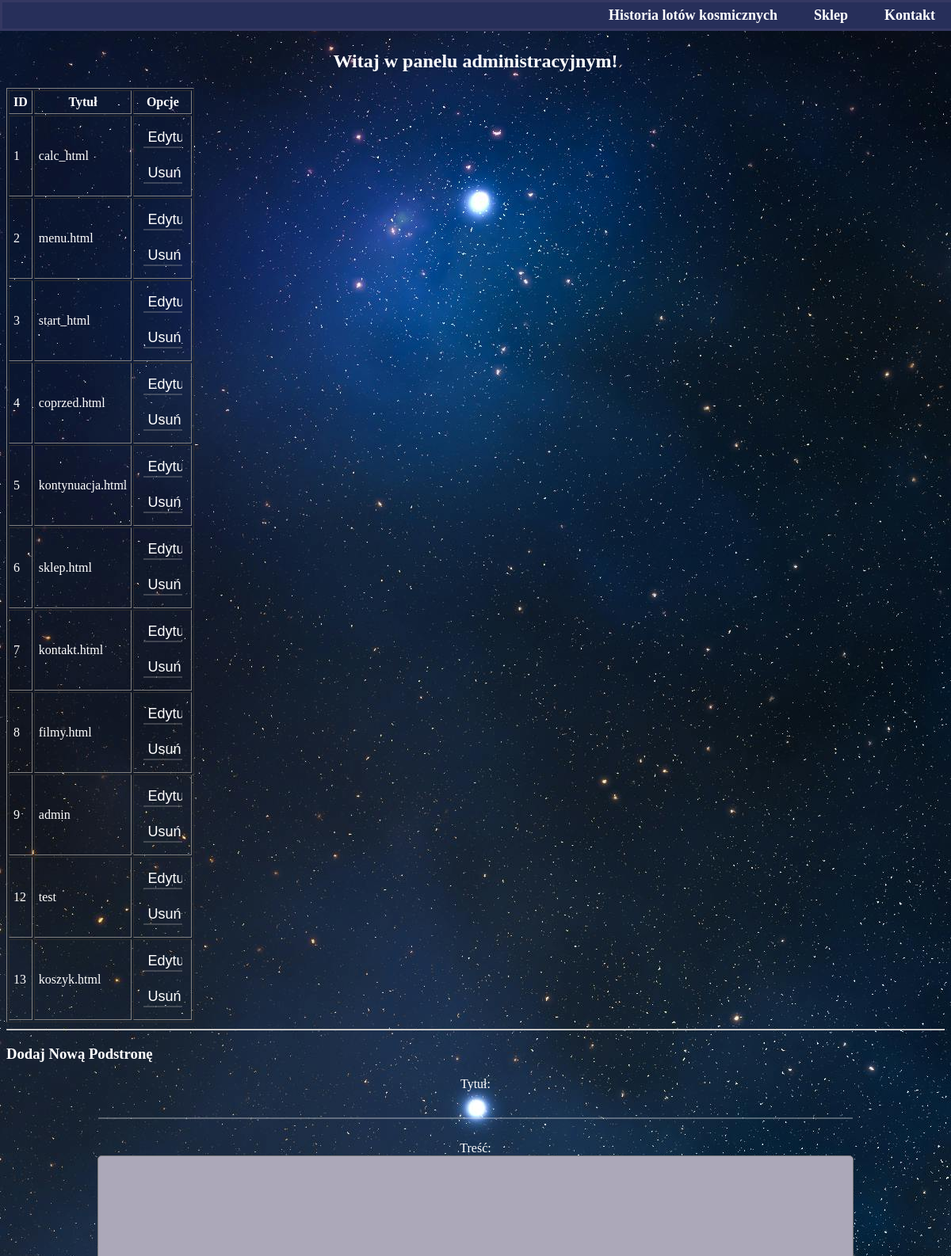
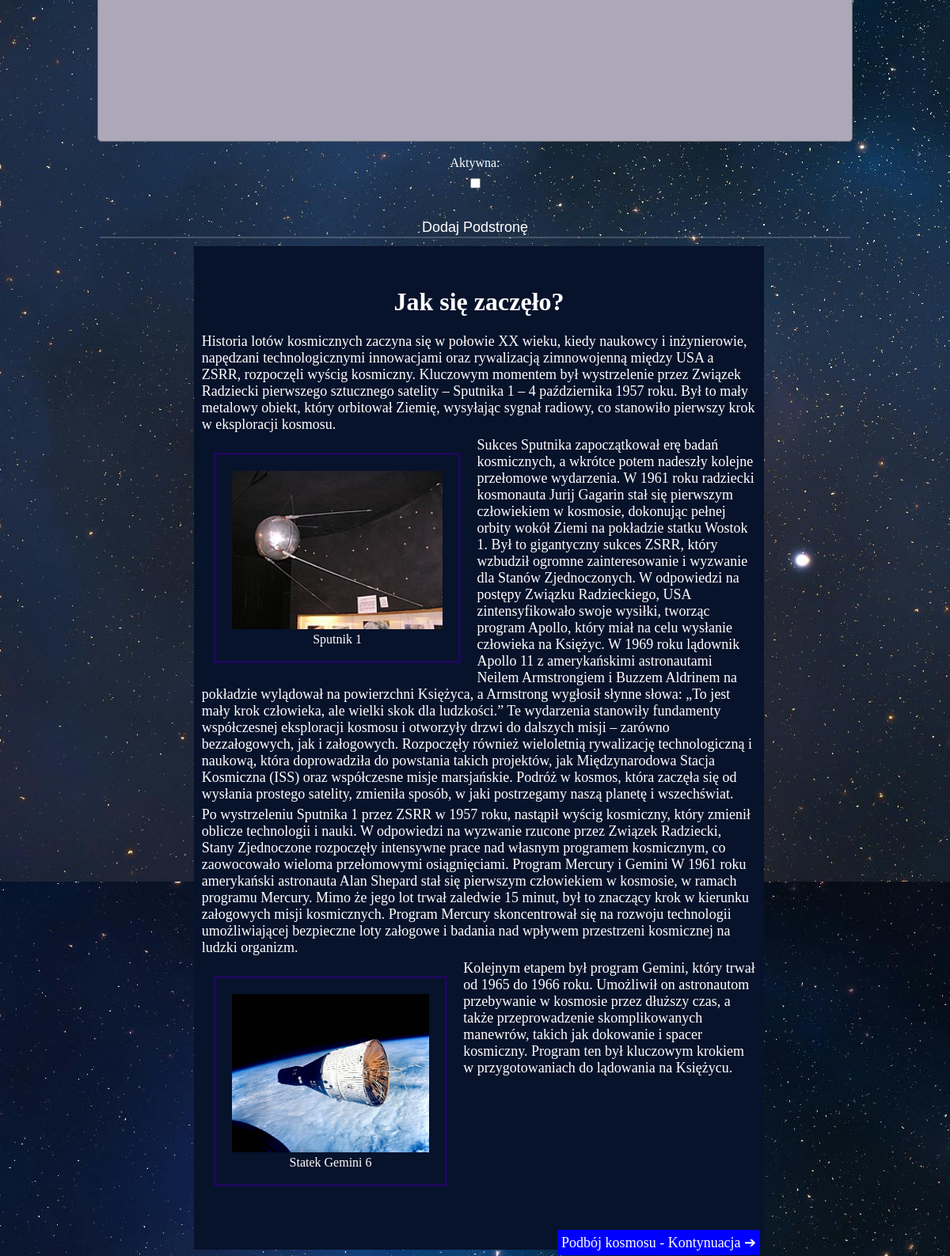
Page /Lab_rozw/htdocs/v1.6/index.php?idp=start (signed in) on the committed database (2 pictures, top to bottom).
### tables this page shows
CREATE TABLE `page_list` (
  `id` int(255) NOT NULL,
  `page_title` varchar(255) NOT NULL,
  `page_content` text NOT NULL,
  `status` int(255) NOT NULL DEFAULT 1
);

### Lab_rozw/htdocs/v1.6/showpage.php (called while the page is built, shortened)
<?php
function PokazPodstrone($id)
{
    global $link;
    $id_clear = (int)$id;
    $query = "SELECT * FROM page_list WHERE id='$id_clear' LIMIT 1";
    $result = mysqli_query($link, $query);
    if ($result) {
        $row = mysqli_fetch_array($result);
        if (empty($row['id'])) {
            echo "nie znaleziono";
        } else {
            return $row['page_content'];
        }
    } else {
       echo "blad".mysqli_error($link);
    }
}
?>

### Lab_rozw/htdocs/v1.6/admin/admin.php (the view, shortened to what this page needs)
<?php
require("cfg.php");
function ListaPodstron() {
    global $link;
    $query = "SELECT id, page_title FROM page_list";
    $result = mysqli_query($link, $query);
    if ($result) {
        echo '<table border="1" cellpadding="5">';
        echo '<tr><th>ID</th><th>Tytuł</th><th>Opcje</th></tr>';
        while ($row = mysqli_fetch_assoc($result)) {
            echo '<tr>';
            echo '<td>' . $row['id'] . '</td>';
            echo '<td>' . $row['page_title'] . '</td>';
            echo '<td>
                    <form method="post" action="">
                        <input type="hidden" name="action" value="edit">
                        <input type="hidden" name="id" value="' . $row['id'] . '">
                        <input type="submit" value="Edytuj" />
                    </form>
                    <form method="post" action="">
                        <input type="hidden" name="action" value="delete">
                        <input type="hidden" name="id" value="' . $row['id'] . '">
                        <input type="submit" value="Usuń" onclick="return confirm(\'Czy na pewno chcesz usunąć tę podstronę?\')" />
                    </form>
                  </td>';
            echo '</tr>';
        }
        echo '</table>';
        echo '<hr>';
    } else {
        echo 'Wystąpił błąd podczas pobierania danych z bazy.';
    }
}
echo '<br><br><h2>Witaj w panelu administracyjnym!</h2>';
ListaPodstron();
function DodajNowaPodstrone() {
    echo '<h3>Dodaj Nową Podstronę</h3>';
    echo '<form method="post" action="">
            Tytuł: <input type="text" name="page_title" value="" required /><br>
            Treść: <textarea name="content" required></textarea><br>
            Aktywna: <input type="checkbox" name="active"><br>
            <input type="hidden" name="action" value="add" />
            <input type="submit" value="Dodaj Podstronę" />
          </form>';
}
DodajNowaPodstrone()
?>

### Lab_rozw/htdocs/v1.6/index.php (shortened to what this page needs)
<!DOCTYPE html>
<html lang="pl">
<head>
    <link rel="stylesheet" href="css/menu.css">
    <link rel="stylesheet" href="css/glowna_styl.css">
    <link rel="stylesheet" href="css/styl.css">
    <link rel="stylesheet" href="css/form.css">
    <link rel="stylesheet" href="css/sklep.css">
</head>
<body onload="gettheDate()">
<?php
require('showpage.php');
require('admin/admin.php');
if (!isset($_GET['idp']) || $_GET['idp'] == '') {
    $strona = PokazPodstrone(9);
}elseif($_GET['idp'] == 'calc'){
    $strona = PokazPodstrone(1);
}elseif($_GET['idp'] == 'start'){
    $strona = PokazPodstrone(3);
}elseif($_GET['idp'] == 'coprzed'){
    $strona = PokazPodstrone(4);
}elseif($_GET['idp'] == 'kontynuacja'){
    $strona = PokazPodstrone(5);
}elseif($_GET['idp']== 'sklep'){
    $strona = PokazPodstrone(6);
}elseif($_GET['idp'] == 'kontakt'){
    $strona = PokazPodstrone(7);
}elseif($_GET['idp'] == 'filmy'){
    $strona = PokazPodstrone(8);
}
$menu = PokazPodstrone(2);
echo $menu;
echo $strona;
?>
</body>
</html>

### Lab_rozw/htdocs/v1.6/css/menu.css (style rules this page uses)
a { font-size: large; color: white; text-decoration: none; }
.menu { width: 100%; position: fixed; top: 0; left: 0; background-color:rgb(39, 47, 90); display: flex; flex-direction: row; justify-content: flex-end; align-items: center; border: solid; border-color: rgba(114, 100, 136, 0.185); }
.menu a { font-weight: 600; margin: 3px; padding: 3px; padding-inline: 20px; }
.dropdown { position: relative; }

### Lab_rozw/htdocs/v1.6/css/styl.css (style rules this page uses)
body { font-family: 'Century Gothic'; background-image: url('../img/tlo.jpg'); color: white; }
h1, h2 { text-align: center; width: 100%; }
.main { background-color: rgb(7, 18, 43); padding: 5px; padding-top: 30px; width: 60%; display: flex; margin-inline: 20%; min-width: 60%; }
.text-box { margin-inline: 0; float: left; width: 100%; }
img { width: 100%; height: 100%; }
figure { height: 200px; width: auto; float: left; border: solid; border-color: rgb(29, 8, 88); padding: 20px; margin: 20px; padding-bottom: 40px; transition: .5s; }
figure figcaption { text-align: center; }
p { margin: 5px; font-size: large; }
.forward { background-color: rgb(7, 18, 43); padding: 5px; padding-top: 30px; width: 60%; display: flex; margin-inline: 20%; height: 20px; justify-content: flex-end; }
.forward a { color: rgb(255, 255, 255); display: block; background-color: blue; padding-left: 10px; text-align: right; padding-bottom: 6px; position: absolute; transition: .5s; padding: 5px; }

### Lab_rozw/htdocs/v1.6/css/form.css (style rules this page uses)
form { display: flex; flex-direction: column; align-items: center; width: 100%; }
form input { text-align: center; width: 80%; background-color: rgba(10, 10, 97, 0); color: white; font-size: large; margin-block: 10px; border-color: rgba(255, 255, 255, 0.301); border-top: 0; border-left: 0; border-right: 0; }
form textarea { border-radius: 5px; width: 80%; resize: none; height: 300px; background-color: rgb(172, 168, 185); }

### rows in the picture
page_list: id "1", page_title "calc_html"
page_list: id "2", page_title "menu.html", page_content "Historia lotów kosmicznych Sklep Kontakt"
page_list: id "3", page_title "start_html", page_content "Jak się zaczęło? Historia lotów kosmicznych zaczyna się w połowie XX wieku, kiedy naukowcy i inżynierowie, napędzani technologicznymi innowacjami oraz rywalizacją zimnowojenną między USA a ZSRR, rozpoczęli wyścig kosmiczny. Kluczowym momentem był wystrzelenie przez Związek Radziecki pierwszego sztucznego satelity – Sputnika 1 – 4 października 1957 roku. Był to mały metalowy obiekt, który orbitował Ziemię, wysyłając sygnał radiowy, co stanowiło pierwszy krok w eksploracji kosmosu. Sputnik 1 Sukces Sputnika zapoczątkował erę badań kosmicznych, a wkrótce potem nadeszły kolejne przełomowe wydarzenia. W 1961 roku radziecki kosmonauta Jurij Gagarin stał się pierwszym człowiekiem w kosmosie,…", page_content (picture)
page_list: id "4", page_title "coprzed.html"
page_list: id "5", page_title "kontynuacja.html"
page_list: id "6", page_title "sklep.html"
page_list: id "7", page_title "kontakt.html"
page_list: id "8", page_title "filmy.html"
page_list: id "9", page_title "admin"
page_list: id "12", page_title "test"
page_list: id "13", page_title "koszyk.html"
